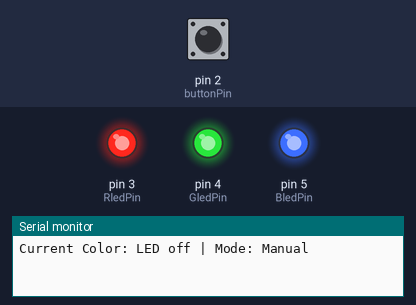
This sketch was run on a simulated Arduino Uno, built with avr-gcc and run on an emulated ATmega328P. Shown: output pins drawn as LEDs (lit = HIGH), the last lines printed to the serial monitor. Dashed ring = blinking. The inputs (shaded band) are chosen by the test bench; at power-on: pin 2 (buttonPin) HIGH.

Above: at 1.2 s.
1.3 s: pin 2 (buttonPin) pulled LOW for 3.2 s
At 5.0 s:
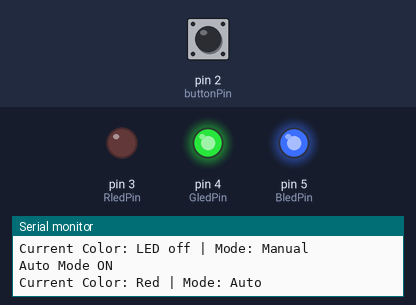
At 6.7 s:
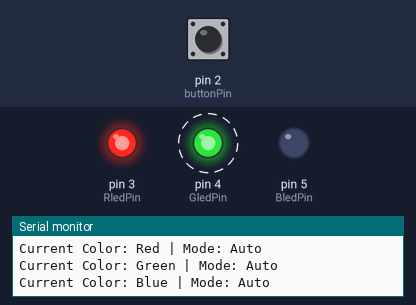
7.5 s: pin 2 (buttonPin) driven LOW
10.5 s: pin 2 (buttonPin) pulsed HIGH 2 times (0.12 s each, 0.3 s apart)
At 11.4 s:
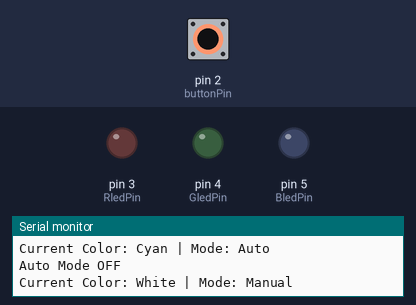
Timing chart, 0 to 20.1 s (numbered marks = the images above; inputs shaded):
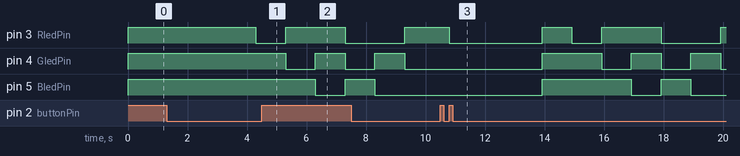

Measured:
- after the input at 1.3 s, pin 3 (RledPin): HIGH → LOW after 3.0 s, → HIGH 1.0 s later, → LOW 2.0 s later; pin 4 (GledPin): HIGH → LOW after 4.0 s, → HIGH 1.0 s later, → LOW 1.0 s later; pin 5 (BledPin): HIGH → LOW after 5.0 s, → HIGH 1.0 s later
- after the input at 10.5 s, pin 3 (RledPin): goes LOW 3.1 s, HIGH 1.0 s, LOW 1.0 s, HIGH 2.0 s, LOW 2.0 s, then HIGH, starting after 0.30 s; pin 4 (GledPin): LOW → HIGH after 3.4 s, then repeats every 2.0 s: LOW 1.0 s, HIGH 1.0 s; pin 5 (BledPin): LOW → HIGH after 3.4 s, → LOW 3.0 s later, → HIGH 1.0 s later, → LOW 1.0 s later

The sketch:

Homework1.ino
```cpp
const int buttonPin = 2;
const int RledPin = 3;
const int GledPin = 4;
const int BledPin = 5;

int buttonState = HIGH;
int ledcolor = 0;

bool ButtonPressed = false;
bool autoMode = false;
bool longPressHandled = false;

String currentcolor = "LED off";

unsigned long pressStartTime = 0;
unsigned long lastColorChange = 0;

const unsigned long longPressDuration = 2000;
const unsigned long colorInterval = 1000;

void setup() {
  pinMode(RledPin, OUTPUT);
  pinMode(GledPin, OUTPUT);
  pinMode(BledPin, OUTPUT);

  pinMode(buttonPin, INPUT_PULLUP);

  Serial.begin(9600);

  showColor();
}

void loop() {

  buttonState = digitalRead(buttonPin);

  if (buttonState == LOW && !ButtonPressed) {
    ButtonPressed = true;
    longPressHandled = false;
    pressStartTime = millis();
  }

  if (ButtonPressed &&
      !longPressHandled &&
      buttonState == LOW &&
      millis() - pressStartTime >= longPressDuration) {

    autoMode = !autoMode;
    longPressHandled = true;
    lastColorChange = millis();

    if (autoMode) {
      Serial.println("Auto Mode ON");
    } else {
      Serial.println("Auto Mode OFF");
    }
  }

  if (buttonState == HIGH && ButtonPressed) {
    ButtonPressed = false;

    if (!longPressHandled && !autoMode) {
      nextColor();
    }
  }

  if (autoMode &&
      millis() - lastColorChange >= colorInterval) {

    lastColorChange = millis();
    nextColor();
  }
}

void nextColor() {
  ledcolor++;

  if (ledcolor > 7) {
    ledcolor = 0;
  }

  showColor();
}

void showColor() {
  switch (ledcolor) {
    case 0:
      currentcolor = "LED off";
      digitalWrite(RledPin, HIGH);
      digitalWrite(GledPin, HIGH);
      digitalWrite(BledPin, HIGH);
      break;

    case 1:
      currentcolor = "Red";
      digitalWrite(RledPin, LOW);
      digitalWrite(GledPin, HIGH);
      digitalWrite(BledPin, HIGH);
      break;

    case 2:
      currentcolor = "Green";
      digitalWrite(RledPin, HIGH);
      digitalWrite(GledPin, LOW);
      digitalWrite(BledPin, HIGH);
      break;

    case 3:
      currentcolor = "Blue";
      digitalWrite(RledPin, HIGH);
      digitalWrite(GledPin, HIGH);
      digitalWrite(BledPin, LOW);
      break;

    case 4:
      currentcolor = "Yellow";
      digitalWrite(RledPin, LOW);
      digitalWrite(GledPin, LOW);
      digitalWrite(BledPin, HIGH);
      break;

    case 5:
      currentcolor = "Purple";
      digitalWrite(RledPin, LOW);
      digitalWrite(GledPin, HIGH);
      digitalWrite(BledPin, LOW);
      break;

    case 6:
      currentcolor = "Cyan";
      digitalWrite(RledPin, HIGH);
      digitalWrite(GledPin, LOW);
      digitalWrite(BledPin, LOW);
      break;

    case 7:
      currentcolor = "White";
      digitalWrite(RledPin, LOW);
      digitalWrite(GledPin, LOW);
      digitalWrite(BledPin, LOW);
      break;
  }

  Serial.print("Current Color: ");
  Serial.print(currentcolor);
  Serial.print(" | Mode: ");
  Serial.println(autoMode ? "Auto" : "Manual");
}
```
